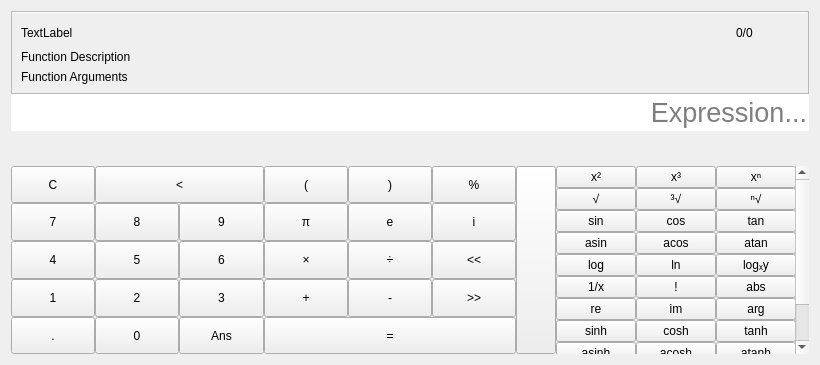
<?xml version="1.0" encoding="UTF-8"?>
<ui version="4.0">
 <class>CalculatorWidget</class>
 <widget class="QWidget" name="CalculatorWidget">
  <property name="geometry">
   <rect>
    <x>0</x>
    <y>0</y>
    <width>820</width>
    <height>365</height>
   </rect>
  </property>
  <property name="windowTitle">
   <string notr="true">Form</string>
  </property>
  <layout class="QVBoxLayout" name="verticalLayout">
   <property name="spacing">
    <number>0</number>
   </property>
   <item>
    <widget class="QFrame" name="topFrame">
     <property name="frameShape">
      <enum>QFrame::StyledPanel</enum>
     </property>
     <property name="frameShadow">
      <enum>QFrame::Sunken</enum>
     </property>
     <layout class="QVBoxLayout" name="verticalLayout_6">
      <property name="spacing">
       <number>0</number>
      </property>
      <property name="leftMargin">
       <number>0</number>
      </property>
      <property name="topMargin">
       <number>0</number>
      </property>
      <property name="rightMargin">
       <number>0</number>
      </property>
      <property name="bottomMargin">
       <number>0</number>
      </property>
      <item>
       <widget class="QListWidget" name="historyWidget">
        <property name="sizePolicy">
         <sizepolicy hsizetype="Expanding" vsizetype="Ignored">
          <horstretch>0</horstretch>
          <verstretch>0</verstretch>
         </sizepolicy>
        </property>
        <property name="frameShape">
         <enum>QFrame::NoFrame</enum>
        </property>
       </widget>
      </item>
      <item>
       <widget class="QWidget" name="helpWidget" native="true">
        <layout class="QVBoxLayout" name="verticalLayout_7">
         <property name="spacing">
          <number>0</number>
         </property>
         <property name="leftMargin">
          <number>0</number>
         </property>
         <property name="topMargin">
          <number>0</number>
         </property>
         <property name="rightMargin">
          <number>0</number>
         </property>
         <property name="bottomMargin">
          <number>0</number>
         </property>
         <item>
          <widget class="Line" name="line_3">
           <property name="maximumSize">
            <size>
             <width>16777215</width>
             <height>1</height>
            </size>
           </property>
           <property name="orientation">
            <enum>Qt::Horizontal</enum>
           </property>
          </widget>
         </item>
         <item>
          <layout class="QVBoxLayout" name="verticalLayout_8">
           <property name="spacing">
            <number>6</number>
           </property>
           <property name="leftMargin">
            <number>9</number>
           </property>
           <property name="topMargin">
            <number>9</number>
           </property>
           <property name="rightMargin">
            <number>9</number>
           </property>
           <property name="bottomMargin">
            <number>9</number>
           </property>
           <item>
            <layout class="QHBoxLayout" name="horizontalLayout_7">
             <item>
              <widget class="QLabel" name="funHelpName">
               <property name="sizePolicy">
                <sizepolicy hsizetype="Expanding" vsizetype="Preferred">
                 <horstretch>0</horstretch>
                 <verstretch>0</verstretch>
                </sizepolicy>
               </property>
               <property name="text">
                <string notr="true">TextLabel</string>
               </property>
              </widget>
             </item>
             <item>
              <widget class="QWidget" name="widget" native="true">
               <layout class="QHBoxLayout" name="horizontalLayout_8">
                <property name="leftMargin">
                 <number>0</number>
                </property>
                <property name="topMargin">
                 <number>0</number>
                </property>
                <property name="rightMargin">
                 <number>0</number>
                </property>
                <property name="bottomMargin">
                 <number>0</number>
                </property>
                <item>
                 <widget class="QPushButton" name="previousOverload">
                  <property name="text">
                   <string/>
                  </property>
                  <property name="icon">
                   <iconset theme="go-previous">
                    <normaloff>../../</normaloff>../../</iconset>
                  </property>
                  <property name="flat">
                   <bool>true</bool>
                  </property>
                 </widget>
                </item>
                <item>
                 <widget class="QLabel" name="funHelpOverloads">
                  <property name="text">
                   <string notr="true">0/0</string>
                  </property>
                 </widget>
                </item>
                <item>
                 <widget class="QPushButton" name="nextOverload">
                  <property name="text">
                   <string/>
                  </property>
                  <property name="icon">
                   <iconset theme="go-next">
                    <normaloff>../../</normaloff>../../</iconset>
                  </property>
                  <property name="flat">
                   <bool>true</bool>
                  </property>
                 </widget>
                </item>
               </layout>
              </widget>
             </item>
            </layout>
           </item>
           <item>
            <widget class="QLabel" name="funHelpDesc">
             <property name="text">
              <string notr="true">Function Description</string>
             </property>
            </widget>
           </item>
           <item>
            <widget class="QLabel" name="funHelpArgs">
             <property name="text">
              <string notr="true">Function Arguments</string>
             </property>
            </widget>
           </item>
          </layout>
         </item>
        </layout>
       </widget>
      </item>
     </layout>
    </widget>
   </item>
   <item>
    <widget class="ExpressionLineEdit" name="expressionBox">
     <property name="font">
      <font>
       <pointsize>20</pointsize>
      </font>
     </property>
     <property name="inputMethodHints">
      <set>Qt::ImhNoPredictiveText</set>
     </property>
     <property name="frame">
      <bool>false</bool>
     </property>
     <property name="alignment">
      <set>Qt::AlignRight|Qt::AlignTrailing|Qt::AlignVCenter</set>
     </property>
     <property name="placeholderText">
      <string>Expression...</string>
     </property>
    </widget>
   </item>
   <item>
    <widget class="QWidget" name="answerContainer" native="true">
     <property name="sizePolicy">
      <sizepolicy hsizetype="Preferred" vsizetype="Fixed">
       <horstretch>0</horstretch>
       <verstretch>0</verstretch>
      </sizepolicy>
     </property>
     <property name="autoFillBackground">
      <bool>true</bool>
     </property>
     <layout class="QHBoxLayout" name="horizontalLayout">
      <property name="sizeConstraint">
       <enum>QLayout::SetMinAndMaxSize</enum>
      </property>
      <property name="leftMargin">
       <number>0</number>
      </property>
      <property name="topMargin">
       <number>6</number>
      </property>
      <property name="rightMargin">
       <number>0</number>
      </property>
      <property name="bottomMargin">
       <number>6</number>
      </property>
      <item>
       <widget class="QLabel" name="answerLabel">
        <property name="sizePolicy">
         <sizepolicy hsizetype="Ignored" vsizetype="Maximum">
          <horstretch>0</horstretch>
          <verstretch>0</verstretch>
         </sizepolicy>
        </property>
        <property name="font">
         <font>
          <pointsize>15</pointsize>
         </font>
        </property>
        <property name="text">
         <string/>
        </property>
        <property name="alignment">
         <set>Qt::AlignRight|Qt::AlignTrailing|Qt::AlignVCenter</set>
        </property>
       </widget>
      </item>
     </layout>
    </widget>
   </item>
   <item>
    <widget class="QWidget" name="buttonsWidget" native="true">
     <layout class="QGridLayout" name="gridLayout_3">
      <property name="leftMargin">
       <number>0</number>
      </property>
      <property name="topMargin">
       <number>0</number>
      </property>
      <property name="rightMargin">
       <number>0</number>
      </property>
      <property name="bottomMargin">
       <number>0</number>
      </property>
      <property name="spacing">
       <number>0</number>
      </property>
      <item row="1" column="3">
       <widget class="CalcButton" name="PiButton">
        <property name="sizePolicy">
         <sizepolicy hsizetype="Preferred" vsizetype="Preferred">
          <horstretch>0</horstretch>
          <verstretch>0</verstretch>
         </sizepolicy>
        </property>
        <property name="toolTip">
         <string>Pi</string>
        </property>
        <property name="text">
         <string notr="true">π</string>
        </property>
       </widget>
      </item>
      <item row="1" column="0">
       <widget class="CalcButton" name="SevenButton">
        <property name="sizePolicy">
         <sizepolicy hsizetype="Preferred" vsizetype="Preferred">
          <horstretch>0</horstretch>
          <verstretch>0</verstretch>
         </sizepolicy>
        </property>
        <property name="text">
         <string notr="true">7</string>
        </property>
       </widget>
      </item>
      <item row="3" column="5">
       <widget class="CalcButton" name="rightShiftButton">
        <property name="sizePolicy">
         <sizepolicy hsizetype="Preferred" vsizetype="Preferred">
          <horstretch>0</horstretch>
          <verstretch>0</verstretch>
         </sizepolicy>
        </property>
        <property name="toolTip">
         <string>Right Shift</string>
        </property>
        <property name="text">
         <string notr="true">&gt;&gt;</string>
        </property>
       </widget>
      </item>
      <item row="0" column="5">
       <widget class="CalcButton" name="percentButton">
        <property name="sizePolicy">
         <sizepolicy hsizetype="Preferred" vsizetype="Preferred">
          <horstretch>1</horstretch>
          <verstretch>0</verstretch>
         </sizepolicy>
        </property>
        <property name="minimumSize">
         <size>
          <width>80</width>
          <height>0</height>
         </size>
        </property>
        <property name="toolTip">
         <string>Percentage</string>
        </property>
        <property name="text">
         <string notr="true">%</string>
        </property>
       </widget>
      </item>
      <item row="3" column="3">
       <widget class="CalcButton" name="PlusButton">
        <property name="sizePolicy">
         <sizepolicy hsizetype="Preferred" vsizetype="Preferred">
          <horstretch>0</horstretch>
          <verstretch>0</verstretch>
         </sizepolicy>
        </property>
        <property name="toolTip">
         <string>Add</string>
        </property>
        <property name="text">
         <string notr="true">+</string>
        </property>
       </widget>
      </item>
      <item row="2" column="3">
       <widget class="CalcButton" name="MultiplyButton">
        <property name="sizePolicy">
         <sizepolicy hsizetype="Preferred" vsizetype="Preferred">
          <horstretch>0</horstretch>
          <verstretch>0</verstretch>
         </sizepolicy>
        </property>
        <property name="toolTip">
         <string>Multiply</string>
        </property>
        <property name="text">
         <string notr="true">×</string>
        </property>
       </widget>
      </item>
      <item row="0" column="4">
       <widget class="CalcButton" name="RightBracketButton">
        <property name="sizePolicy">
         <sizepolicy hsizetype="Preferred" vsizetype="Preferred">
          <horstretch>1</horstretch>
          <verstretch>0</verstretch>
         </sizepolicy>
        </property>
        <property name="minimumSize">
         <size>
          <width>80</width>
          <height>0</height>
         </size>
        </property>
        <property name="text">
         <string notr="true">)</string>
        </property>
       </widget>
      </item>
      <item row="1" column="4">
       <widget class="CalcButton" name="eButton">
        <property name="sizePolicy">
         <sizepolicy hsizetype="Preferred" vsizetype="Preferred">
          <horstretch>0</horstretch>
          <verstretch>0</verstretch>
         </sizepolicy>
        </property>
        <property name="toolTip">
         <string>Euler's Constant</string>
        </property>
        <property name="text">
         <string notr="true">e</string>
        </property>
       </widget>
      </item>
      <item row="0" column="0">
       <widget class="QPushButton" name="ClearButton">
        <property name="sizePolicy">
         <sizepolicy hsizetype="Preferred" vsizetype="Preferred">
          <horstretch>1</horstretch>
          <verstretch>0</verstretch>
         </sizepolicy>
        </property>
        <property name="minimumSize">
         <size>
          <width>80</width>
          <height>0</height>
         </size>
        </property>
        <property name="toolTip">
         <string>Clear</string>
        </property>
        <property name="text">
         <string notr="true">C</string>
        </property>
       </widget>
      </item>
      <item row="1" column="5">
       <widget class="CalcButton" name="imaginaryButton">
        <property name="sizePolicy">
         <sizepolicy hsizetype="Preferred" vsizetype="Preferred">
          <horstretch>0</horstretch>
          <verstretch>0</verstretch>
         </sizepolicy>
        </property>
        <property name="toolTip">
         <string>Imaginary Unit</string>
        </property>
        <property name="text">
         <string notr="true">i</string>
        </property>
       </widget>
      </item>
      <item row="4" column="2">
       <widget class="CalcButton" name="ansButton">
        <property name="sizePolicy">
         <sizepolicy hsizetype="Preferred" vsizetype="Preferred">
          <horstretch>0</horstretch>
          <verstretch>0</verstretch>
         </sizepolicy>
        </property>
        <property name="toolTip">
         <string>Previous Answer</string>
        </property>
        <property name="text">
         <string notr="true">Ans</string>
        </property>
       </widget>
      </item>
      <item row="4" column="1">
       <widget class="CalcButton" name="ZeroButton">
        <property name="sizePolicy">
         <sizepolicy hsizetype="Preferred" vsizetype="Preferred">
          <horstretch>0</horstretch>
          <verstretch>0</verstretch>
         </sizepolicy>
        </property>
        <property name="text">
         <string notr="true">0</string>
        </property>
       </widget>
      </item>
      <item row="0" column="7" rowspan="5">
       <widget class="QScrollArea" name="scrollArea">
        <property name="sizePolicy">
         <sizepolicy hsizetype="Preferred" vsizetype="Maximum">
          <horstretch>3</horstretch>
          <verstretch>0</verstretch>
         </sizepolicy>
        </property>
        <property name="frameShape">
         <enum>QFrame::NoFrame</enum>
        </property>
        <property name="horizontalScrollBarPolicy">
         <enum>Qt::ScrollBarAlwaysOff</enum>
        </property>
        <property name="widgetResizable">
         <bool>true</bool>
        </property>
        <widget class="QWidget" name="extraButtonsWidget">
         <property name="geometry">
          <rect>
           <x>0</x>
           <y>0</y>
           <width>244</width>
           <height>276</height>
          </rect>
         </property>
         <layout class="QGridLayout" name="gridLayout_2">
          <property name="leftMargin">
           <number>0</number>
          </property>
          <property name="topMargin">
           <number>0</number>
          </property>
          <property name="rightMargin">
           <number>0</number>
          </property>
          <property name="bottomMargin">
           <number>0</number>
          </property>
          <property name="spacing">
           <number>0</number>
          </property>
          <item row="3" column="1">
           <widget class="CalcButton" name="pushButton_9">
            <property name="toolTip">
             <string>Arc Cosine</string>
            </property>
            <property name="text">
             <string notr="true">acos</string>
            </property>
           </widget>
          </item>
          <item row="0" column="2">
           <widget class="CalcButton" name="ExponentButton">
            <property name="minimumSize">
             <size>
              <width>80</width>
              <height>0</height>
             </size>
            </property>
            <property name="toolTip">
             <string>Raise to a power</string>
            </property>
            <property name="text">
             <string notr="true">xⁿ</string>
            </property>
           </widget>
          </item>
          <item row="2" column="2">
           <widget class="CalcButton" name="TanButton">
            <property name="toolTip">
             <string>Tangent</string>
            </property>
            <property name="text">
             <string notr="true">tan</string>
            </property>
           </widget>
          </item>
          <item row="9" column="0">
           <widget class="CalcButton" name="pushButton_15">
            <property name="toolTip">
             <string>Secant</string>
            </property>
            <property name="text">
             <string notr="true">sec</string>
            </property>
           </widget>
          </item>
          <item row="7" column="0">
           <widget class="CalcButton" name="pushButton_13">
            <property name="toolTip">
             <string>Hyperbolic Sine</string>
            </property>
            <property name="text">
             <string notr="true">sinh</string>
            </property>
           </widget>
          </item>
          <item row="8" column="2">
           <widget class="CalcButton" name="pushButton_16">
            <property name="toolTip">
             <string>Hyperbolic Arc Tangent</string>
            </property>
            <property name="text">
             <string notr="true">atanh</string>
            </property>
           </widget>
          </item>
          <item row="7" column="2">
           <widget class="CalcButton" name="pushButton_4">
            <property name="toolTip">
             <string>Hyperbolic Tangent</string>
            </property>
            <property name="text">
             <string notr="true">tanh</string>
            </property>
           </widget>
          </item>
          <item row="0" column="1">
           <widget class="CalcButton" name="CubeButton">
            <property name="minimumSize">
             <size>
              <width>80</width>
              <height>0</height>
             </size>
            </property>
            <property name="toolTip">
             <string>Cube</string>
            </property>
            <property name="text">
             <string notr="true">x³</string>
            </property>
           </widget>
          </item>
          <item row="1" column="2">
           <widget class="QPushButton" name="NthRootButton">
            <property name="toolTip">
             <string>Nth Root</string>
            </property>
            <property name="text">
             <string notr="true">ⁿ√</string>
            </property>
           </widget>
          </item>
          <item row="5" column="1">
           <widget class="CalcButton" name="pushButton">
            <property name="toolTip">
             <string>Factorial</string>
            </property>
            <property name="text">
             <string notr="true">!</string>
            </property>
           </widget>
          </item>
          <item row="5" column="0">
           <widget class="CalcButton" name="inverseButton">
            <property name="toolTip">
             <string>Reciporical</string>
            </property>
            <property name="text">
             <string notr="true">1/x</string>
            </property>
           </widget>
          </item>
          <item row="2" column="0">
           <widget class="CalcButton" name="SineButton">
            <property name="toolTip">
             <string>Sine</string>
            </property>
            <property name="text">
             <string notr="true">sin</string>
            </property>
           </widget>
          </item>
          <item row="9" column="2">
           <widget class="CalcButton" name="pushButton_19">
            <property name="toolTip">
             <string>Cotangent</string>
            </property>
            <property name="text">
             <string notr="true">cot</string>
            </property>
           </widget>
          </item>
          <item row="4" column="2">
           <widget class="QPushButton" name="LogBaseButton">
            <property name="toolTip">
             <string>Logarithm with base</string>
            </property>
            <property name="text">
             <string notr="true">logₓy</string>
            </property>
           </widget>
          </item>
          <item row="8" column="0">
           <widget class="CalcButton" name="pushButton_14">
            <property name="toolTip">
             <string>Hyperbolic Arc Sine</string>
            </property>
            <property name="text">
             <string notr="true">asinh</string>
            </property>
           </widget>
          </item>
          <item row="7" column="1">
           <widget class="CalcButton" name="pushButton_3">
            <property name="toolTip">
             <string>Hyperbolic Cosine</string>
            </property>
            <property name="text">
             <string notr="true">cosh</string>
            </property>
           </widget>
          </item>
          <item row="5" column="2">
           <widget class="CalcButton" name="pushButton_2">
            <property name="toolTip">
             <string>Absolute</string>
            </property>
            <property name="text">
             <string notr="true">abs</string>
            </property>
           </widget>
          </item>
          <item row="3" column="0">
           <widget class="CalcButton" name="pushButton_8">
            <property name="toolTip">
             <string>Arc Sine</string>
            </property>
            <property name="text">
             <string notr="true">asin</string>
            </property>
           </widget>
          </item>
          <item row="4" column="1">
           <widget class="CalcButton" name="LnButton">
            <property name="toolTip">
             <string>Natural Logarithm</string>
            </property>
            <property name="text">
             <string notr="true">ln</string>
            </property>
           </widget>
          </item>
          <item row="10" column="2">
           <widget class="CalcButton" name="pushButton_22">
            <property name="toolTip">
             <string>Arc Cotangent</string>
            </property>
            <property name="text">
             <string notr="true">acot</string>
            </property>
           </widget>
          </item>
          <item row="4" column="0">
           <widget class="CalcButton" name="LogButton">
            <property name="toolTip">
             <string>Base 10 Logarithm</string>
            </property>
            <property name="text">
             <string notr="true">log</string>
            </property>
           </widget>
          </item>
          <item row="0" column="0">
           <widget class="CalcButton" name="SquareButton">
            <property name="minimumSize">
             <size>
              <width>80</width>
              <height>0</height>
             </size>
            </property>
            <property name="toolTip">
             <string>Square</string>
            </property>
            <property name="text">
             <string notr="true">x²</string>
            </property>
           </widget>
          </item>
          <item row="1" column="0">
           <widget class="CalcButton" name="pushButton_5">
            <property name="toolTip">
             <string>Square Root</string>
            </property>
            <property name="text">
             <string notr="true">√</string>
            </property>
           </widget>
          </item>
          <item row="2" column="1">
           <widget class="CalcButton" name="CosineButton">
            <property name="toolTip">
             <string>Cosine</string>
            </property>
            <property name="text">
             <string notr="true">cos</string>
            </property>
           </widget>
          </item>
          <item row="8" column="1">
           <widget class="CalcButton" name="pushButton_11">
            <property name="toolTip">
             <string>Hyperbolic Arc Cosine</string>
            </property>
            <property name="text">
             <string notr="true">acosh</string>
            </property>
           </widget>
          </item>
          <item row="9" column="1">
           <widget class="CalcButton" name="pushButton_17">
            <property name="toolTip">
             <string>Cosecant</string>
            </property>
            <property name="text">
             <string notr="true">csc</string>
            </property>
           </widget>
          </item>
          <item row="10" column="1">
           <widget class="CalcButton" name="pushButton_21">
            <property name="toolTip">
             <string>Arc Cosecant</string>
            </property>
            <property name="text">
             <string notr="true">acsc</string>
            </property>
           </widget>
          </item>
          <item row="3" column="2">
           <widget class="CalcButton" name="pushButton_10">
            <property name="toolTip">
             <string>Arc Tangent</string>
            </property>
            <property name="text">
             <string notr="true">atan</string>
            </property>
           </widget>
          </item>
          <item row="10" column="0">
           <widget class="CalcButton" name="pushButton_20">
            <property name="toolTip">
             <string>Arc Secant</string>
            </property>
            <property name="text">
             <string notr="true">asec</string>
            </property>
           </widget>
          </item>
          <item row="1" column="1">
           <widget class="CalcButton" name="pushButton_6">
            <property name="toolTip">
             <string>Cube Root</string>
            </property>
            <property name="text">
             <string notr="true">³√</string>
            </property>
           </widget>
          </item>
          <item row="6" column="0">
           <widget class="CalcButton" name="pushButton_12">
            <property name="text">
             <string>re</string>
            </property>
           </widget>
          </item>
          <item row="6" column="1">
           <widget class="CalcButton" name="pushButton_18">
            <property name="text">
             <string>im</string>
            </property>
           </widget>
          </item>
          <item row="6" column="2">
           <widget class="CalcButton" name="pushButton_23">
            <property name="text">
             <string>arg</string>
            </property>
           </widget>
          </item>
         </layout>
        </widget>
       </widget>
      </item>
      <item row="0" column="3">
       <widget class="CalcButton" name="LeftBracketButton">
        <property name="sizePolicy">
         <sizepolicy hsizetype="Preferred" vsizetype="Preferred">
          <horstretch>1</horstretch>
          <verstretch>0</verstretch>
         </sizepolicy>
        </property>
        <property name="minimumSize">
         <size>
          <width>80</width>
          <height>0</height>
         </size>
        </property>
        <property name="text">
         <string notr="true">(</string>
        </property>
       </widget>
      </item>
      <item row="3" column="2">
       <widget class="CalcButton" name="ThreeButton">
        <property name="sizePolicy">
         <sizepolicy hsizetype="Preferred" vsizetype="Preferred">
          <horstretch>0</horstretch>
          <verstretch>0</verstretch>
         </sizepolicy>
        </property>
        <property name="text">
         <string notr="true">3</string>
        </property>
       </widget>
      </item>
      <item row="1" column="1">
       <widget class="CalcButton" name="EightButton">
        <property name="sizePolicy">
         <sizepolicy hsizetype="Preferred" vsizetype="Preferred">
          <horstretch>0</horstretch>
          <verstretch>0</verstretch>
         </sizepolicy>
        </property>
        <property name="text">
         <string notr="true">8</string>
        </property>
       </widget>
      </item>
      <item row="2" column="5">
       <widget class="CalcButton" name="leftShiftButton">
        <property name="sizePolicy">
         <sizepolicy hsizetype="Preferred" vsizetype="Preferred">
          <horstretch>1</horstretch>
          <verstretch>0</verstretch>
         </sizepolicy>
        </property>
        <property name="toolTip">
         <string>Left Shift</string>
        </property>
        <property name="text">
         <string notr="true">&lt;&lt;</string>
        </property>
       </widget>
      </item>
      <item row="2" column="1">
       <widget class="CalcButton" name="FiveButton">
        <property name="sizePolicy">
         <sizepolicy hsizetype="Preferred" vsizetype="Preferred">
          <horstretch>0</horstretch>
          <verstretch>0</verstretch>
         </sizepolicy>
        </property>
        <property name="text">
         <string notr="true">5</string>
        </property>
       </widget>
      </item>
      <item row="3" column="1">
       <widget class="CalcButton" name="TwoButton">
        <property name="sizePolicy">
         <sizepolicy hsizetype="Preferred" vsizetype="Preferred">
          <horstretch>0</horstretch>
          <verstretch>0</verstretch>
         </sizepolicy>
        </property>
        <property name="text">
         <string notr="true">2</string>
        </property>
       </widget>
      </item>
      <item row="4" column="0">
       <widget class="CalcButton" name="PointButton">
        <property name="sizePolicy">
         <sizepolicy hsizetype="Preferred" vsizetype="Preferred">
          <horstretch>0</horstretch>
          <verstretch>0</verstretch>
         </sizepolicy>
        </property>
        <property name="text">
         <string notr="true">.</string>
        </property>
       </widget>
      </item>
      <item row="2" column="2">
       <widget class="CalcButton" name="SixButton">
        <property name="sizePolicy">
         <sizepolicy hsizetype="Preferred" vsizetype="Preferred">
          <horstretch>0</horstretch>
          <verstretch>0</verstretch>
         </sizepolicy>
        </property>
        <property name="text">
         <string notr="true">6</string>
        </property>
       </widget>
      </item>
      <item row="1" column="2">
       <widget class="CalcButton" name="NineButton">
        <property name="sizePolicy">
         <sizepolicy hsizetype="Preferred" vsizetype="Preferred">
          <horstretch>0</horstretch>
          <verstretch>0</verstretch>
         </sizepolicy>
        </property>
        <property name="text">
         <string notr="true">9</string>
        </property>
       </widget>
      </item>
      <item row="3" column="4">
       <widget class="CalcButton" name="MinusButton">
        <property name="sizePolicy">
         <sizepolicy hsizetype="Preferred" vsizetype="Preferred">
          <horstretch>0</horstretch>
          <verstretch>0</verstretch>
         </sizepolicy>
        </property>
        <property name="toolTip">
         <string>Subtract</string>
        </property>
        <property name="text">
         <string notr="true">-</string>
        </property>
       </widget>
      </item>
      <item row="2" column="4">
       <widget class="CalcButton" name="DivideButton">
        <property name="sizePolicy">
         <sizepolicy hsizetype="Preferred" vsizetype="Preferred">
          <horstretch>1</horstretch>
          <verstretch>0</verstretch>
         </sizepolicy>
        </property>
        <property name="minimumSize">
         <size>
          <width>0</width>
          <height>0</height>
         </size>
        </property>
        <property name="toolTip">
         <string>Divide</string>
        </property>
        <property name="text">
         <string notr="true">÷</string>
        </property>
       </widget>
      </item>
      <item row="0" column="6" rowspan="5">
       <widget class="QPushButton" name="expandButton">
        <property name="sizePolicy">
         <sizepolicy hsizetype="Fixed" vsizetype="Preferred">
          <horstretch>0</horstretch>
          <verstretch>0</verstretch>
         </sizepolicy>
        </property>
        <property name="toolTip">
         <string>Extended Palette</string>
        </property>
        <property name="text">
         <string/>
        </property>
        <property name="icon">
         <iconset theme="arrow-left">
          <normaloff>../../</normaloff>../../</iconset>
        </property>
       </widget>
      </item>
      <item row="4" column="3" colspan="3">
       <widget class="QPushButton" name="EqualButton">
        <property name="sizePolicy">
         <sizepolicy hsizetype="Preferred" vsizetype="Preferred">
          <horstretch>0</horstretch>
          <verstretch>0</verstretch>
         </sizepolicy>
        </property>
        <property name="toolTip">
         <string>Evaluate</string>
        </property>
        <property name="text">
         <string notr="true">=</string>
        </property>
       </widget>
      </item>
      <item row="2" column="0">
       <widget class="CalcButton" name="FourButton">
        <property name="sizePolicy">
         <sizepolicy hsizetype="Preferred" vsizetype="Preferred">
          <horstretch>0</horstretch>
          <verstretch>0</verstretch>
         </sizepolicy>
        </property>
        <property name="text">
         <string notr="true">4</string>
        </property>
       </widget>
      </item>
      <item row="3" column="0">
       <widget class="CalcButton" name="OneButton">
        <property name="sizePolicy">
         <sizepolicy hsizetype="Preferred" vsizetype="Preferred">
          <horstretch>0</horstretch>
          <verstretch>0</verstretch>
         </sizepolicy>
        </property>
        <property name="text">
         <string notr="true">1</string>
        </property>
       </widget>
      </item>
      <item row="0" column="1" colspan="2">
       <widget class="QPushButton" name="BackspaceButton">
        <property name="sizePolicy">
         <sizepolicy hsizetype="Preferred" vsizetype="Preferred">
          <horstretch>1</horstretch>
          <verstretch>0</verstretch>
         </sizepolicy>
        </property>
        <property name="minimumSize">
         <size>
          <width>80</width>
          <height>0</height>
         </size>
        </property>
        <property name="toolTip">
         <string>Backspace</string>
        </property>
        <property name="text">
         <string notr="true">&lt;</string>
        </property>
       </widget>
      </item>
     </layout>
    </widget>
   </item>
  </layout>
 </widget>
 <customwidgets>
  <customwidget>
   <class>ExpressionLineEdit</class>
   <extends>QLineEdit</extends>
   <header>expressionlineedit.h</header>
   <slots>
    <signal>expressionUpdated(QString)</signal>
   </slots>
  </customwidget>
  <customwidget>
   <class>CalcButton</class>
   <extends>QPushButton</extends>
   <header>calcbutton.h</header>
  </customwidget>
 </customwidgets>
 <resources/>
 <connections/>
</ui>
